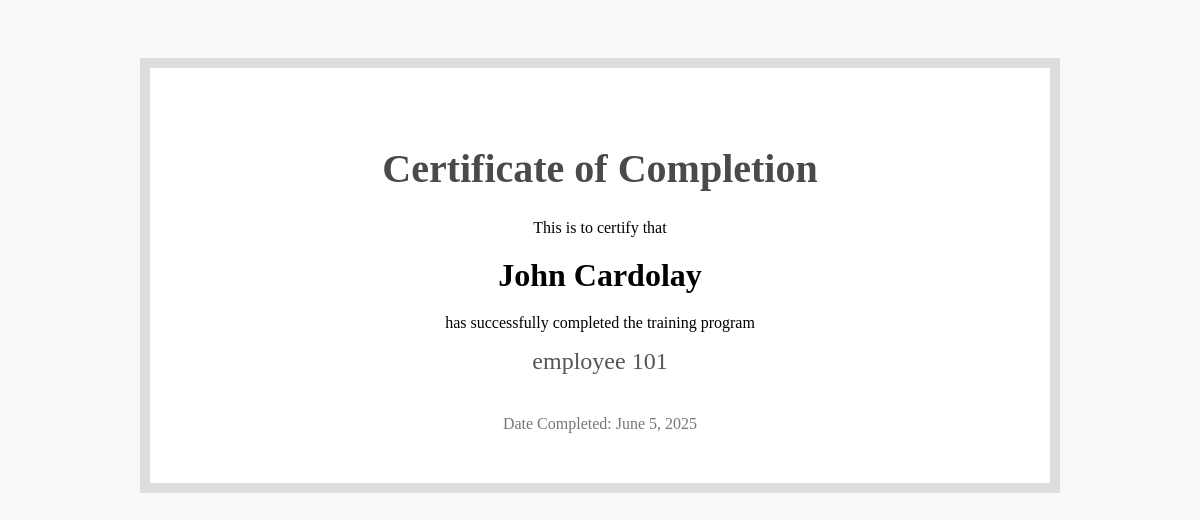
The page /hr_2/admin/training_management/generateCertificate.php?lp_id=1 on the database its author committed.
### tables this page shows
CREATE TABLE `learning_progress` (
  `LP_ID` int(255) NOT NULL,
  `EMPLOYEE_ID` int(255) DEFAULT NULL,
  `PROGRESS` int(3) DEFAULT NULL,
  `START` date DEFAULT NULL,
  `END` date DEFAULT NULL,
  `STATUS` varchar(255) DEFAULT NULL,
  `COURSE` int(11) DEFAULT NULL
);

CREATE TABLE `trainee_table` (
  `TRAINEE_ID` int(11) NOT NULL,
  `FULLNAME` varchar(45) NOT NULL,
  `GENDER` varchar(45) NOT NULL,
  `POSITION` varchar(45) NOT NULL
);

CREATE TABLE `training_program` (
  `PROGRAM_ID` int(11) NOT NULL,
  `PROGRAM_TYPE` varchar(50) DEFAULT NULL,
  `PROGRAM_NAME` varchar(50) DEFAULT NULL,
  `TRAINER` int(11) NOT NULL,
  `START` date DEFAULT NULL,
  `END` date DEFAULT NULL,
  `STATUS` varchar(45) DEFAULT NULL,
  `DESCRIPTION_PROGRAM` text DEFAULT NULL
);

### hr_2/admin/training_management/generateCertificate.php (the view, shortened to what this page needs)
<?php
include '../../../phpcon/conn.php';
$lp_id = intval($_GET['lp_id']);
$query = "
    SELECT
        tt.FULLNAME AS TRAINEE_NAME,
        tp.PROGRAM_NAME,
        lp.END
    FROM learning_progress lp
    LEFT JOIN trainee_table tt ON lp.EMPLOYEE_ID = tt.TRAINEE_ID
    LEFT JOIN training_program tp ON lp.COURSE = tp.PROGRAM_ID
    WHERE lp.LP_ID = ?
";
$stmt = $connection->prepare($query);
$stmt->bind_param("i", $lp_id);
$stmt->execute();
$result = $stmt->get_result();
if ($row = $result->fetch_assoc()):
?>
<!DOCTYPE html>
<html lang="en">
<head>
</head>
<body>
<div class="certificate">
    <h1>Certificate of Completion</h1>
    <p>This is to certify that</p>
    <div class="name"><?= htmlspecialchars($row['TRAINEE_NAME']) ?></div>
    <p>has successfully completed the training program</p>
    <div class="program"><?= htmlspecialchars($row['PROGRAM_NAME']) ?></div>
    <div class="date">Date Completed: <?= date("F j, Y", strtotime($row['END'])) ?></div>
</div>
</body>
</html>
<?php
else:
    echo "No certificate data found.";
endif;
?>

### hr_2/admin/training_management/generateCertificate.php (style rules this page uses)
body { font-family: 'Georgia', serif; text-align: center; padding: 50px; background: #f9f9f9; }
.certificate { border: 10px solid #ddd; padding: 50px; background: #fff; max-width: 800px; margin: auto; }
h1 { font-size: 2.5em; color: #4a4a4a; }
.name { font-size: 2em; margin: 20px 0; font-weight: bold; }
.program { font-size: 1.5em; color: #555; }
.date { margin-top: 40px; font-size: 1em; color: #777; }

### rows shown on the page
learning_progress: EMPLOYEE_ID.FULLNAME "John Cardolay", COURSE.PROGRAM_NAME "employee 101", END "June 5, 2025"
